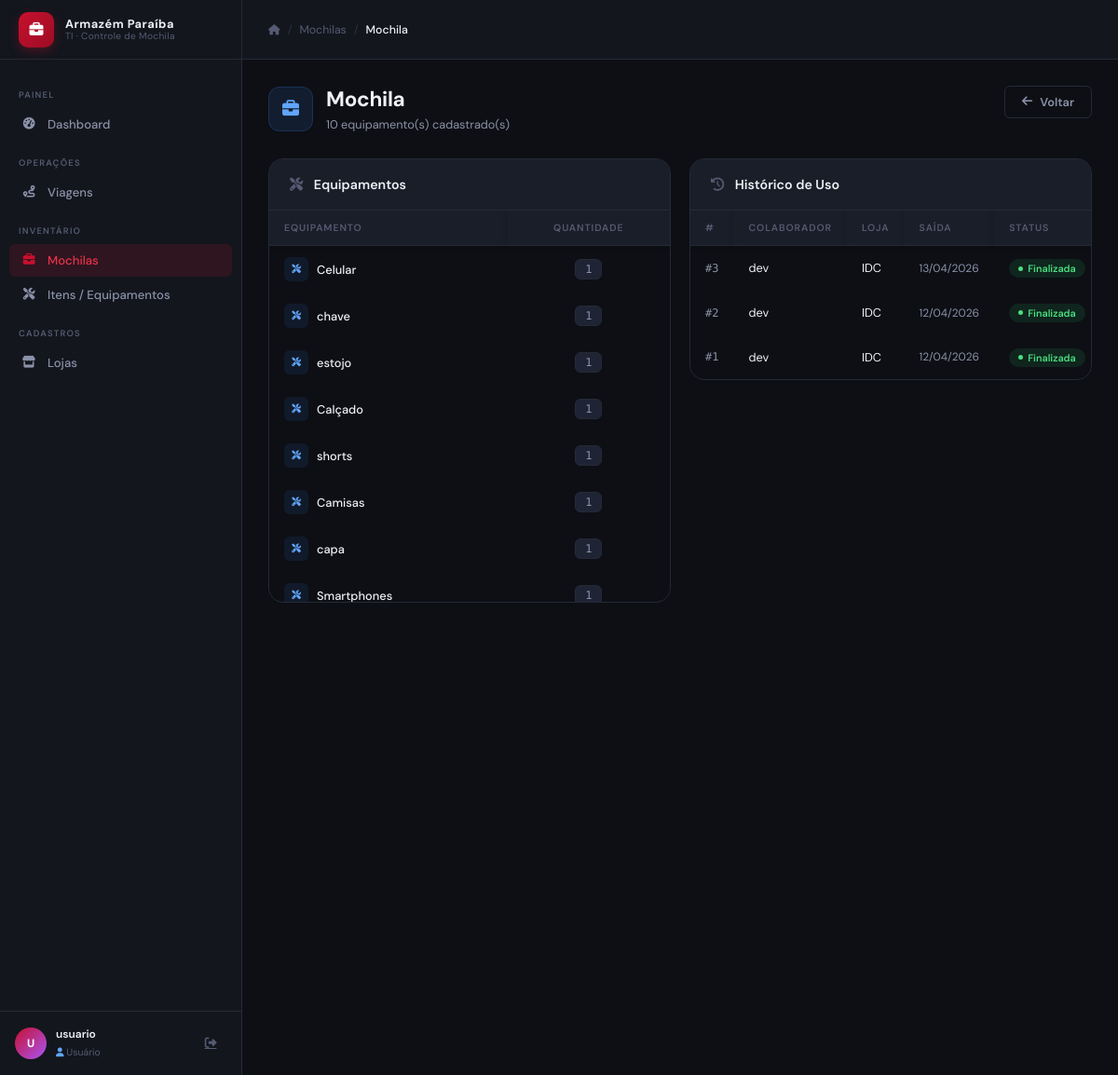
Before: /mochilas/1/ (signed in) with the older database file.
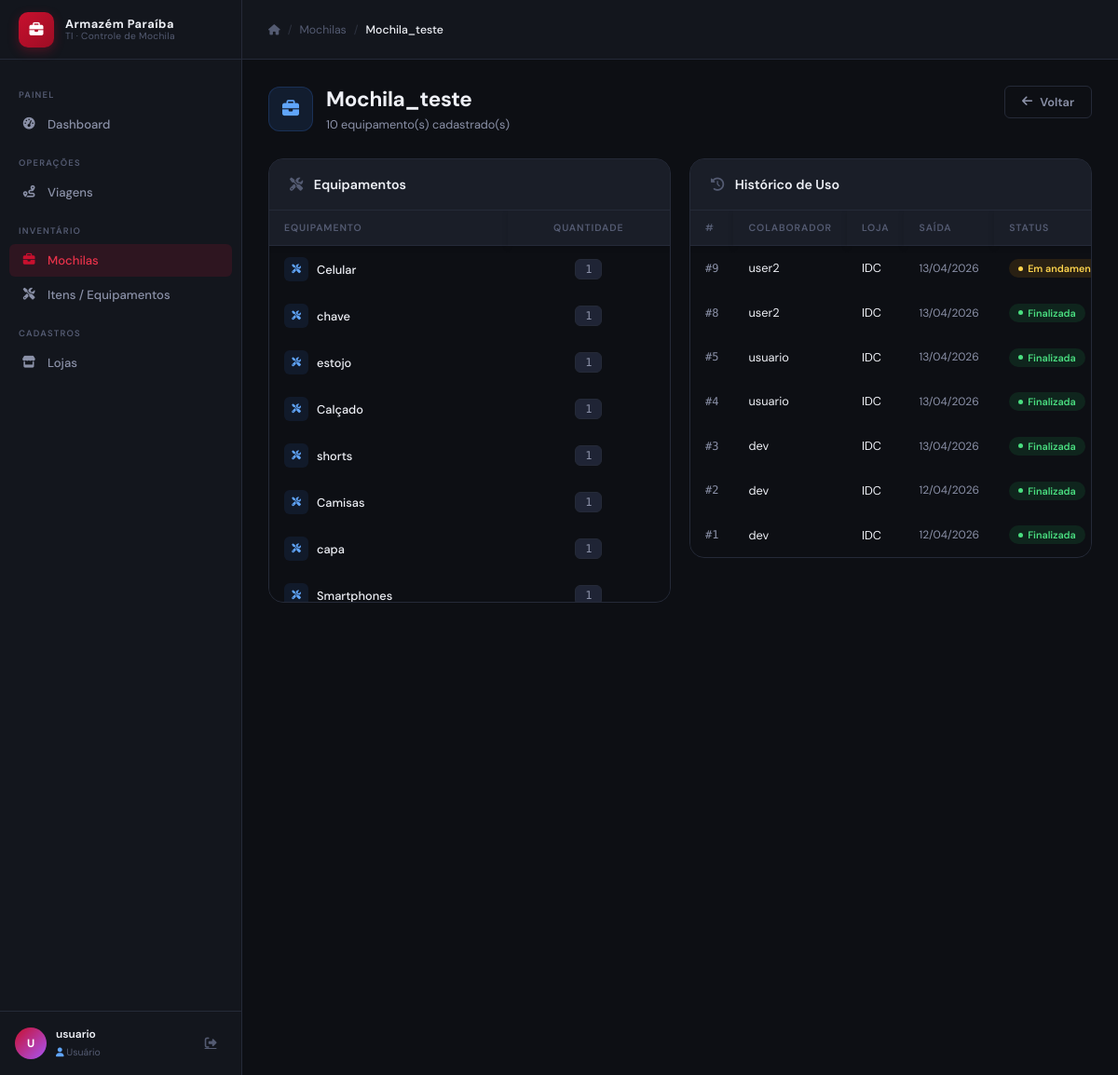
After: the same page with the newer database file.
### core/models.py (models this page shows, shortened)
class Mochila(models.Model):
    nome  = models.CharField(max_length=100, default="Mochila")
    ativo = models.BooleanField(default=True)
    itens = models.ManyToManyField(Item, through="MochilaItem", related_name="mochilas")
    class Meta:
        ordering            = ["nome"]
        verbose_name        = "Mochila"
        verbose_name_plural = "Mochilas"

class MochilaItem(models.Model):
    mochila    = models.ForeignKey("Mochila", on_delete=models.CASCADE)
    item       = models.ForeignKey("Item", on_delete=models.CASCADE)
    quantidade = models.PositiveIntegerField(default=1)
    class Meta:
        unique_together = ("mochila", "item")

class Item(models.Model):
    nome      = models.CharField(max_length=100, unique=True)
    ativo     = models.BooleanField(default=True)
    criado_em = models.DateTimeField(auto_now_add=True)
    class Meta:
        ordering            = ["nome"]
        verbose_name        = "Item"
        verbose_name_plural = "Itens"

class Viagem(models.Model):
    STATUS_CHOICES = [
        ("andamento",  "Em andamento"),
        ("finalizada", "Finalizada"),
    ]
    responsavel  = models.ForeignKey(User,    on_delete=models.PROTECT)
    loja         = models.ForeignKey(Loja,    on_delete=models.PROTECT)
    mochila      = models.ForeignKey(Mochila, on_delete=models.PROTECT)
    data_saida   = models.DateTimeField(default=timezone.now)
    data_retorno = models.DateTimeField(null=True, blank=True)
    status = models.CharField(
        max_length=20,
        choices=STATUS_CHOICES,
        default="andamento",
    )
    class Meta:
        ordering            = ["-data_saida"]
        verbose_name        = "Viagem"
        verbose_name_plural = "Viagens"
        permissions = [
            ("supervisor_access", "Acesso de Supervisor (pode editar)"),
            ("admin_access",      "Acesso de Administrador (acesso total)"),
            ("finalizar_viagem",  "Pode finalizar viagens"),
        ]

class Loja(models.Model):
    nome      = models.CharField(max_length=100, unique=True)
    ativo     = models.BooleanField(default=True)
    criado_em = models.DateTimeField(auto_now_add=True)
    class Meta:
        ordering            = ["nome"]
        verbose_name        = "Loja"
        verbose_name_plural = "Lojas"

### core/views.py (the view)
# urls.py: path("mochilas/<int:pk>/",         MochilaDetailView.as_view(), name="mochila_detail"),
class MochilaDetailView(PermContextMixin, DetailView):
    model = Mochila
    template_name = "core/mochila_detail.html"
    context_object_name = "mochila"
    def get_context_data(self, **kwargs):
        context = super().get_context_data(**kwargs)
        context["viagens"] = (
            Viagem.objects.filter(mochila=self.object)
            .select_related("loja", "responsavel")
            .order_by("-id")
        )
        return context

### core/mixins.py (called while the page is built)
    def get_context_data(self, **kwargs):
        context = super().get_context_data(**kwargs)
        u = self.request.user
        context["user_perms"] = {
            "pode_editar":             perms._pode_editar(u),
            "is_admin":                perms._is_admin(u),
            "is_supervisor":           perms._is_supervisor(u),
            "pode_gerenciar_usuarios": perms.pode_gerenciar_usuarios(u),
        }
        context["user_profile"] = _LegacyProfileShim(u)
        return context

    @property
    def pode_editar(self):
        return perms._pode_editar(self._user)

    @property
    def is_admin(self):
        return perms._is_admin(self._user)

    @property
    def is_supervisor(self):
        return perms._is_supervisor(self._user)

### core/permissions.py (called while the page is built)
def _is_admin(user: User) -> bool:
    return user.is_active and (user.is_superuser or user.has_perm("core.admin_access"))

def _is_supervisor(user: User) -> bool:
    return user.is_active and user.has_perm("core.supervisor_access")

def _pode_editar(user: User) -> bool:
    return _is_admin(user) or _is_supervisor(user)

def pode_gerenciar_usuarios(user: User) -> bool:
    return _is_admin(user)

### templates/core/mochila_detail.html (shortened to what the changed rows need)
{% extends "base.html" %}
{% block breadcrumb %}
    <span class="sep">/</span>
    <a href="{% url 'mochila_list' %}">Mochilas</a>
    <span class="sep">/</span>
    <span class="current">{{ mochila.nome }}</span>
{% endblock %}
{% block content %}
<div class="page-header">
    <div class="page-header-left">
        <div style="display:flex;align-items:center;gap:14px;">
            <div>
                <h1>{{ mochila.nome }}</h1>
                <p>{{ mochila.mochilaitem_set.count }} equipamento(s) cadastrado(s)</p>
            </div>
        </div>
    </div>
</div>
<div style="display:grid;grid-template-columns:1fr 1fr;gap:20px;align-items:start;">
    <div class="card">
        <div class="card-header">
            <h2>
                <i class="fa-solid fa-screwdriver-wrench" style="color:var(--text-muted);margin-right:8px;"></i>
                Equipamentos
            </h2>
        </div>
        {% if mochila.mochilaitem_set.all %}
        <div class="table-wrap">
            <table>
                <thead>
                    <tr>
                        <th>Equipamento</th>
                        <th style="text-align:center;">Quantidade</th>
                    </tr>
                </thead>
                <tbody>
                {% for mi in mochila.mochilaitem_set.all %}
                <tr>
                    <td>
                        <div style="display:flex;align-items:center;gap:9px;">
                            <div style="width:26px;height:26px;border-radius:6px;background:rgba(59,130,246,.1);display:flex;align-items:center;justify-content:center;color:#60A5FA;font-size:.65rem;">
                                <i class="fa-solid fa-screwdriver-wrench"></i>
                            </div>
                            <span style="font-weight:500;">{{ mi.item.nome }}</span>
                        </div>
                    </td>
                    <td style="text-align:center;">
                        <span class="qty-badge">{{ mi.quantidade }}</span>
                    </td>
                </tr>
                {% endfor %}
                </tbody>
            </table>
        </div>
        {% endif %}
    </div>
    <div class="card">
        <div class="card-header">
            <h2>
                <i class="fa-solid fa-clock-rotate-left" style="color:var(--text-muted);margin-right:8px;"></i>
                Histórico de Uso
            </h2>
        </div>
        {% if viagens %}
        <div class="table-wrap">
            <table>
                <thead>
                    <tr>
                        <th>#</th>
                        <th>Colaborador</th>
                        <th>Loja</th>
                        <th>Saída</th>
                        <th>Status</th>
                    </tr>
                </thead>
                <tbody>
                {% for v in viagens %}
                <tr>
                    <td class="muted mono">#{{ v.id }}</td>
                    <td>{{ v.responsavel.get_full_name|default:v.responsavel.username }}</td>
                    <td>{{ v.loja.nome }}</td>
                    <td class="muted small">{{ v.data_saida|date:"d/m/Y" }}</td>
                    <td>
                        {% if v.status == 'andamento' %}
                            <span class="badge badge-amber">Em andamento</span>
                        {% else %}
                            <span class="badge badge-green">Finalizada</span>
                        {% endif %}
                    </td>
                </tr>
                {% endfor %}
                </tbody>
            </table>
        </div>
        {% else %}
        <div class="empty-state" style="padding:40px 20px;">
            <div class="icon"><i class="fa-solid fa-route"></i></div>
            <h3>Nenhuma viagem registrada</h3>
            <p>Esta mochila ainda não foi utilizada.</p>
        </div>
        {% endif %}
    </div>
</div>
{% endblock %}

Changed rows visible on the page:
changed Mochila: nome "Mochila" → "Mochila_teste"
added Viagem: id "9", responsavel.get_full_name "user2", loja.nome "IDC", data_saida "13/04/2026", status "Em…"
added Viagem: id "8", responsavel.get_full_name "user2", loja.nome "IDC", data_saida "13/04/2026", status "Finalizada"
added Viagem: id "5", responsavel.get_full_name "usuario", loja.nome "IDC", data_saida "13/04/2026", status "Finalizada"
added Viagem: id "4", responsavel.get_full_name "usuario", loja.nome "IDC", data_saida "13/04/2026", status "Finalizada"
